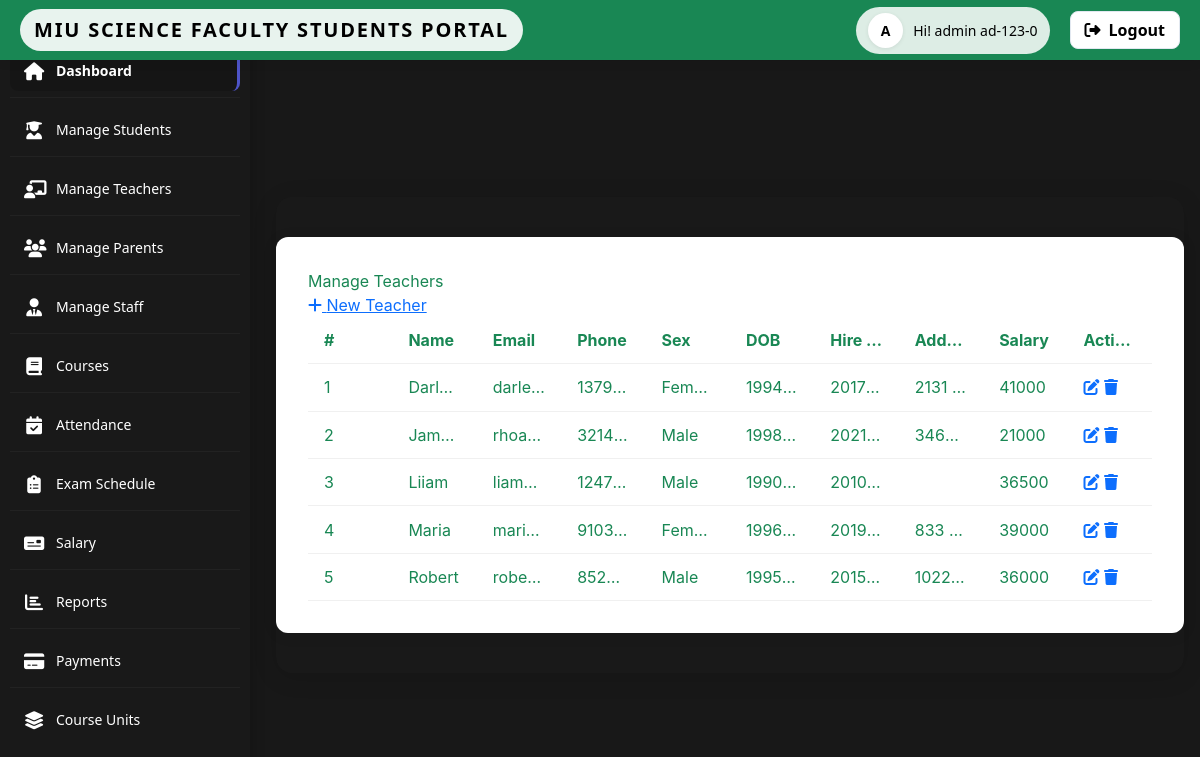
Page /admin/manageTeacher.php (signed in) on the committed database.
### tables this page shows
CREATE TABLE IF NOT EXISTS `teachers` (
  `id` varchar(20) NOT NULL,
  `name` varchar(20) NOT NULL,
  `phone` varchar(13) NOT NULL,
  `email` varchar(20) NOT NULL,
  `address` varchar(30) NOT NULL,
  `sex` varchar(7) NOT NULL,
  `dob` date NOT NULL,
  `hiredate` date NOT NULL,
  `salary` double NOT NULL,
  `created_at` DATETIME DEFAULT CURRENT_TIMESTAMP,
  `updated_at` DATETIME DEFAULT CURRENT_TIMESTAMP ON UPDATE CURRENT_TIMESTAMP,
  `deleted_at` DATETIME DEFAULT NULL
);

### admin/manageTeacher.php (the view, shortened to what this page needs)
<?php
include_once('../../service/mysqlcon.php');
$teachers = [];
$res = $mysqli->query("SELECT id, name, email, phone, sex, dob, hiredate, address, salary FROM teachers WHERE deleted_at IS NULL ORDER BY name ASC");
if ($res) {
    while ($row = $res->fetch_assoc()) {
        $teachers[] = $row;
    }
}
?>
<!DOCTYPE html>
<html lang="en">
<head>
    <link rel="stylesheet" href="css/admin.css">
    <link rel="stylesheet" href="https://cdn.jsdelivr.net/npm/bootstrap@5.3.2/dist/css/bootstrap.min.css">
            <link rel="stylesheet" href="https://cdnjs.cloudflare.com/ajax/libs/font-awesome/6.4.0/css/all.min.css">
            <link rel="stylesheet" href="../../source/CSS/style.css">
    <link rel="stylesheet" href="https://cdnjs.cloudflare.com/ajax/libs/font-awesome/6.4.0/css/all.min.css">
</head>
<body>
    <?php include_once('includes/topbar.php'); ?>
    <?php include_once('includes/sidebar.php'); ?>
    <main class="main-content" id="mainContent">
        <div class="teachers-table-container text-success">
            <div class="teachers-header">
                <div class="teachers-title">Manage Teachers</div>
                <div class="teachers-actions">
                    <a class="teachers-action-link" href="addTeacher.php"><i class="fas fa-plus"></i> New Teacher</a>
                </div>
            </div>
            <table class="teachers-table">
                <thead>
                    <tr>
                        <th>#</th>
                        <th>Name</th>
                        <th>Email</th>
                        <th>Phone</th>
                        <th>Sex</th>
                        <th>DOB</th>
                        <th>Hire Date</th>
                        <th>Address</th>
                        <th>Salary</th>
                        <th>Actions</th>
                    </tr>
                </thead>
                <tbody>
                <?php if (count($teachers) === 0): ?>
                    <tr><td colspan="10" style="text-align:center; color:#888;">No teachers found.</td></tr>
                <?php else: ?>
                    <?php foreach ($teachers as $i => $teacher): ?>
                        <tr>
                            <td><?= $i+1 ?></td>
                            <td><?= htmlspecialchars($teacher['name']) ?></td>
                            <td><?= htmlspecialchars($teacher['email']) ?></td>
                            <td><?= htmlspecialchars($teacher['phone']) ?></td>
                            <td><?= htmlspecialchars($teacher['sex']) ?></td>
                            <td><?= htmlspecialchars($teacher['dob']) ?></td>
                            <td><?= htmlspecialchars($teacher['hiredate']) ?></td>
                            <td><?= htmlspecialchars($teacher['address']) ?></td>
                            <td><?= htmlspecialchars($teacher['salary']) ?></td>
                            <td>
                                <a href="?edit=<?= $teacher['id'] ?>" class="action-btn edit" title="Edit"><i class="fas fa-edit"></i></a>
                                <a href="?delete=<?= $teacher['id'] ?>" class="action-btn delete" title="Delete" onclick="return confirm('Are you sure you want to delete this teacher?');"><i class="fas fa-trash"></i></a>
                            </td>
                        </tr>
                    <?php endforeach; ?>
                <?php endif; ?>
                </tbody>
            </table>
        </div>
    </main>
</body>
</html>

### admin/css/admin.css (style rules this page uses)
:root { --primary: #4e54c8; --primary-dark: #3f43a9; --secondary: #8f94fb; --text-primary: #2d3748; --text-secondary: #718096; --bg-light: #f7fafc; --white: #ffffff; --gray-100: #f7fafc; --gray-200: #edf2f7; --gray-300: #e2e8f0; --gray-400: #cbd5e0; --shadow-sm: 0 1px 2px 0 rgba(0, 0, 0, 0.05); --shadow: 0 4px 6px -1px rgba(0, 0, 0, 0.1), 0 2px 4px -1px rgba(0, 0, 0, 0.06); --shadow-md: 0 10px 15px -3px rgba(0, 0, 0, 0.1), 0 4px 6px -2px rgba(0, 0, 0, 0.05); --radius: 8px; --radius-lg: 12px; --transition: all 0.3s ease; }
* { margin: 0; padding: 0; box-sizing: border-box; }
body { font-family: 'Inter', sans-serif; background: var(--bg-light); color: var(--text-primary); line-height: 1.5; overflow-x: hidden; }
.main-content { margin-top: 70px; margin-left: 260px; padding: 24px; transition: var(--transition); }

### source/CSS/style.css (style rules this page uses)
body { background-color: #111; color: #f5f5f5; font-family: 'Inter', Arial, sans-serif; }
.main-content { padding: 2.5rem 2rem; max-width: 1100px; margin: 0 auto; background: #191919; border-radius: 16px; box-shadow: 0 4px 24px rgba(0,0,0,0.12); }

### index.css (style rules this page uses)
:root { --red: #e63946; --red-dark: #b71c1c; --green: #2ecc71; --green-dark: #27ae60; --black: #000000; --black-dark: #222222; --white: #ffffff; --gray-light: #f7fafc; --gray-medium: #e2e8f0; --bg-light: var(--white); --bg-dark: #181818; --shadow-sm: 0 1px 2px rgba(0, 0, 0, 0.05); --shadow-md: 0 10px 15px rgba(0, 0, 0, 0.1); --radius: 12px; --radius-lg: 16px; --transition: all 0.3s ease; background: var(--miu-green); }
* { margin: 0; padding: 0; box-sizing: border-box; }
body { font-family: 'Inter', sans-serif; background: var(--bg-dark); color: var(--black); min-height: 100vh; display: flex; align-items: center; justify-content: center; padding: 16px; line-height: 1.5; transition: background 0.3s ease, color 0.3s ease; }

### admin/manageTeacher.php (style rules this page uses)
.main-content { margin-top: 70px; margin-left: 260px; padding: 0; transition: margin-left 0.3s; }
.teachers-table-container { margin: 40px auto; background: #fff; border-radius: 12px; box-shadow: 0 2px 16px rgba(0,0,0,0.07); padding: 2rem; max-width: 1100px; overflow-x: auto; }
.teachers-table { width: 100%; border-collapse: collapse; table-layout: fixed; }
.teachers-table th, .teachers-table td { padding: 0.7rem 1rem; border-bottom: 1px solid #f0f0f0; text-align: left; white-space: nowrap; overflow: hidden; text-overflow: ellipsis; }
.teachers-table th:nth-child(2), .teachers-table td:nth-child(2), .teachers-table th:nth-child(8), .teachers-table td:nth-child(8) { max-width: 120px; }
.teachers-table th:nth-child(3), .teachers-table td:nth-child(3) { max-width: 160px; }
.teachers-table th:nth-child(7), .teachers-table td:nth-child(7) { max-width: 110px; }
.teachers-table th:nth-child(9), .teachers-table td:nth-child(9) { max-width: 110px; }

### rows in the picture
teachers: name "Darl…", email "darl…", phone "1379…", sex "Fem…", dob "1994…", hiredate "2017…", address "2131…", salary "41000"
teachers: name "Jam…", email "rhoa…", phone "3214…", sex "Male", dob "1998…", hiredate "2021…", address "346…", salary "21000"
teachers: name "Liiam", email "liam…", phone "1247…", sex "Male", dob "1990…", hiredate "2010…", salary "36500"
teachers: name "Maria", email "mari…", phone "9103…", sex "Fem…", dob "1996…", hiredate "2019…", address "833…", salary "39000"
teachers: name "Robert", email "robe…", phone "852…", sex "Male", dob "1995…", hiredate "2015…", address "1022…", salary "36000"

### other values in the picture
$check "ad-123-0"
